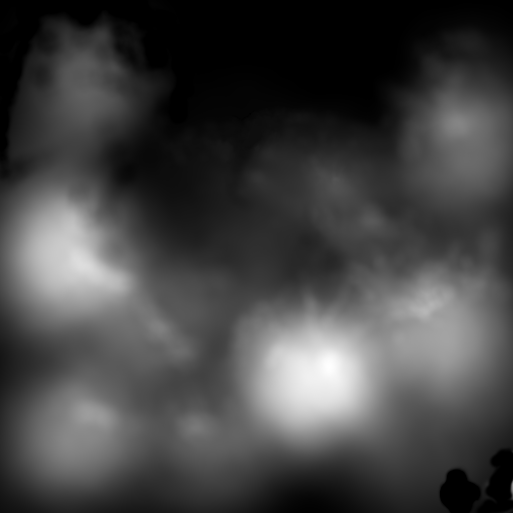
#> input picture simulation/models/Harmonic/materials/textures/Heightmap.png, 513 x 513 px, found by its file name
$ python convert_heightmap.py
#> lines starting #> are read from the running program, lines starting #| are printed output that depends on the picture
#!/usr/bin/env python3
"""
Convert 16-bit grayscale heightmap to colored topographic map and terrain-rgb DEM.

Input: Heightmap.png (513x513, 16-bit grayscale)
Outputs:
  - topographic_map.png (RGB colorized for 2D display)
  - terrain_rgb.png (Mapbox terrain-rgb encoded DEM for 3D terrain)

Terrain-RGB encoding:
  height = -10000 + ((R * 256 * 256 + G * 256 + B) * 0.1)
"""

import numpy as np
from PIL import Image
import os

# Configuration
INPUT_HEIGHTMAP = "/home/lecrabe/dev/evolutek/artefac-drone-defense/simulation/models/Harmonic Terrain/materials/textures/Heightmap.png"
OUTPUT_TOPO = "/home/lecrabe/dev/evolutek/artefac-drone-defense/frontend/public/terrain/topographic_map.png"
OUTPUT_DEM = "/home/lecrabe/dev/evolutek/artefac-drone-defense/frontend/public/terrain/terrain_rgb.png"
MAX_HEIGHT_METERS = 201.66  # From model.sdf

# Topographic color gradient (normalized 0-1)
# Format: [(altitude_fraction, (R, G, B))]
COLOR_STOPS = [
    (0.0, (34, 102, 51)),      # Dark green (low valleys)
    (0.2, (102, 153, 51)),     # Light green (plains)
    (0.4, (204, 204, 102)),    # Yellow (hills)
    (0.6, (153, 102, 51)),     # Brown (mountains)
    (0.8, (204, 153, 102)),    # Light brown (high peaks)
    (1.0, (255, 255, 255)),    # White (snow caps)
]


def interpolate_color(value, stops):
    """Interpolate RGB color from gradient stops."""
    value = np.clip(value, 0.0, 1.0)

    for i in range(len(stops) - 1):
        low_stop, low_color = stops[i]
        high_stop, high_color = stops[i + 1]

        if low_stop <= value <= high_stop:
            # Linear interpolation between two stops
            t = (value - low_stop) / (high_stop - low_stop)
            r = int(low_color[0] + t * (high_color[0] - low_color[0]))
            g = int(low_color[1] + t * (high_color[1] - low_color[1]))
            b = int(low_color[2] + t * (high_color[2] - low_color[2]))
            return (r, g, b)

    return stops[-1][1]  # Return highest color if above range


def convert_heightmap_to_topographic():
    """Convert 16-bit heightmap to colorized topographic map."""
    print(f"🗺️  Converting heightmap to topographic map...")
    print(f"Input: {INPUT_HEIGHTMAP}")
    print(f"Output: {OUTPUT_TOPO}")

    # Load 16-bit heightmap
    heightmap = Image.open(INPUT_HEIGHTMAP)
#> heightmap is the input picture: PIL image 513x513 I;16; min 0, max 22024, mean 5871.2
    height_array = np.array(heightmap, dtype=np.float32)

    print(f"Heightmap size: {height_array.shape}")
#| Heightmap size: (513, 513)
    print(f"Value range: {height_array.min():.0f} - {height_array.max():.0f} (16-bit)")
#| Value range: 0 - 22024 (16-bit)

    # Normalize to 0-1 (16-bit range is 0-65535)
    normalized = height_array / 65535.0
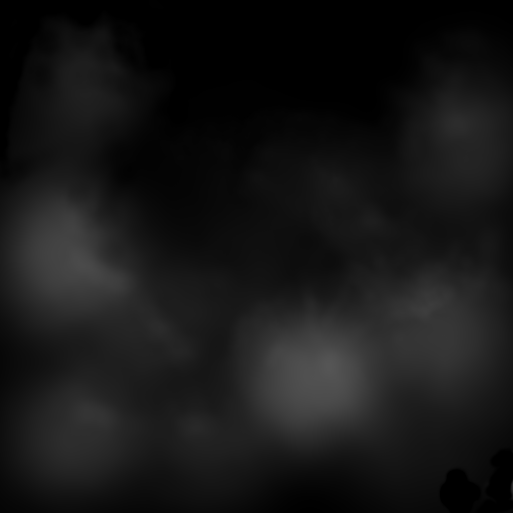
#> normalized: shape (513, 513) float32; min 0, max 0.336, mean 0.0896

    print(f"Normalized range: {normalized.min():.3f} - {normalized.max():.3f}")
#| Normalized range: 0.000 - 0.336

    # Create RGB output
    height, width = normalized.shape
#> height = 513; width = 513
    rgb_array = np.zeros((height, width, 3), dtype=np.uint8)

    # Apply color gradient
    print("Applying topographic color gradient...")
    for y in range(height):
        for x in range(width):
            altitude_fraction = normalized[y, x]
            rgb_array[y, x] = interpolate_color(altitude_fraction, COLOR_STOPS)
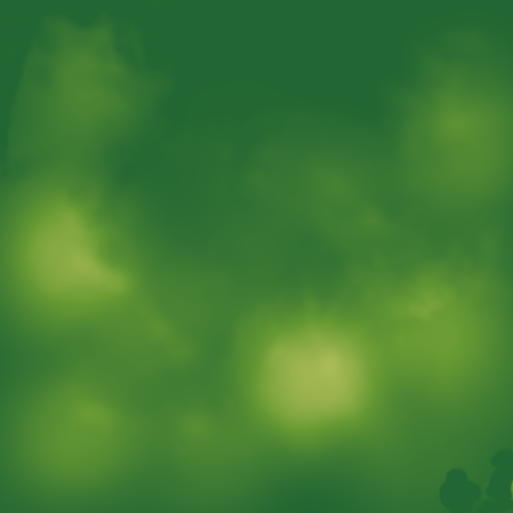
#> rgb_array: shape (513, 513, 3); mean of channels 0, 1, 2 64.7, 124.4, 51.9; drawn as R, G, B

    # Save output
    os.makedirs(os.path.dirname(OUTPUT_TOPO), exist_ok=True)
    output_image = Image.fromarray(rgb_array, mode='RGB')
    output_image.save(OUTPUT_TOPO, 'PNG', optimize=True)

    print(f"✅ Topographic map saved: {OUTPUT_TOPO}")
    print(f"Size: {output_image.size}")
#| Size: (513, 513)

    # Calculate statistics
    avg_altitude = normalized.mean() * MAX_HEIGHT_METERS
    max_altitude = normalized.max() * MAX_HEIGHT_METERS
    min_altitude = normalized.min() * MAX_HEIGHT_METERS

    print(f"\n📊 Terrain Statistics:")
    print(f"  Min altitude: {min_altitude:.2f}m")
#|   Min altitude: 0.00m
    print(f"  Max altitude: {max_altitude:.2f}m")
#|   Max altitude: 67.77m
    print(f"  Avg altitude: {avg_altitude:.2f}m")
#|   Avg altitude: 18.07m
    print(f"  Relief: {max_altitude - min_altitude:.2f}m")
#|   Relief: 67.77m


def convert_heightmap_to_terrain_rgb():
    """Convert 16-bit heightmap to Mapbox terrain-rgb format for 3D terrain."""
    print(f"\n🏔️  Converting heightmap to terrain-rgb DEM...")
    print(f"Input: {INPUT_HEIGHTMAP}")
    print(f"Output: {OUTPUT_DEM}")

    # Load 16-bit heightmap
    heightmap = Image.open(INPUT_HEIGHTMAP)
    height_array = np.array(heightmap, dtype=np.float32)

    # Normalize to 0-1 then scale to meters
    normalized = height_array / 65535.0
    height_meters = normalized * MAX_HEIGHT_METERS

    print(f"Height range: {height_meters.min():.2f}m - {height_meters.max():.2f}m")
#| Height range: 0.00m - 67.77m

    # Mapbox terrain-rgb encoding: height = -10000 + ((R * 256² + G * 256 + B) * 0.1)
    # Rearranged: (height + 10000) / 0.1 = R * 256² + G * 256 + B
    encoded_height = ((height_meters + 10000) / 0.1).astype(np.uint32)

    # Extract RGB channels
    R = (encoded_height // (256 * 256)) % 256
#> R: shape (513, 513) uint32; every value is 1
    G = (encoded_height // 256) % 256
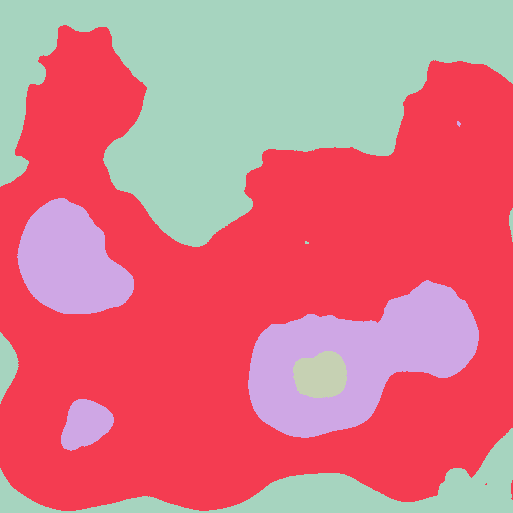
#> G: shape (513, 513) uint32; 4 distinct labels, from 134 to 137; one colour per label, 0 black
    B = encoded_height % 256
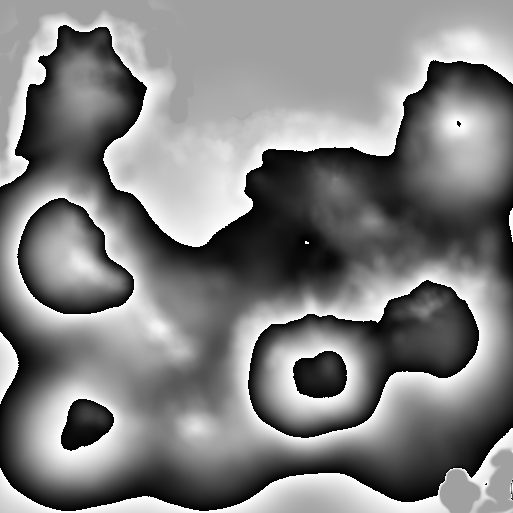
#> B: shape (513, 513) uint32; min 0, max 255, mean 129

    # Stack into RGB image
    height, width = height_array.shape
    rgb_array = np.zeros((height, width, 3), dtype=np.uint8)
    rgb_array[:, :, 0] = R
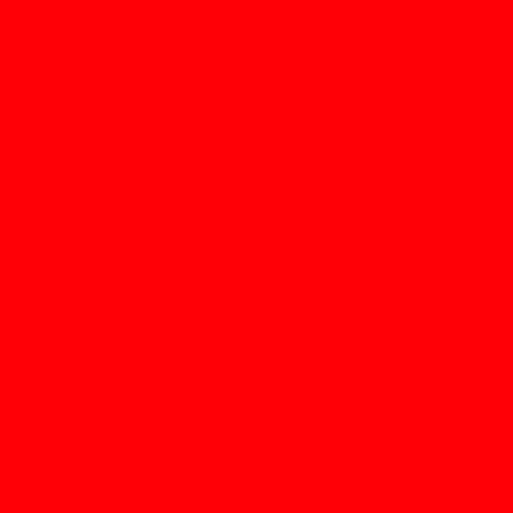
#> rgb_array: shape (513, 513, 3); mean of channels 0, 1, 2 1, 0, 0; drawn with 1 as white
    rgb_array[:, :, 1] = G
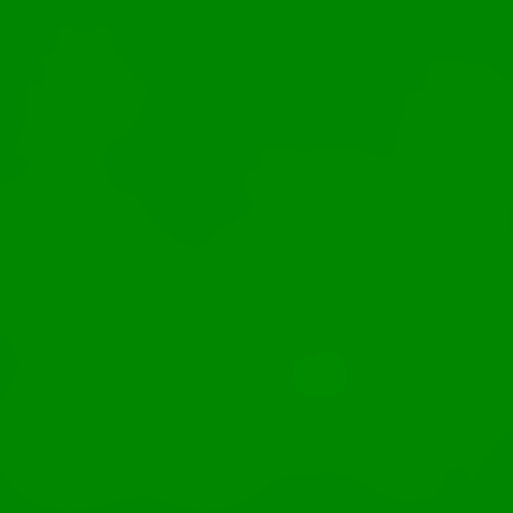
#> rgb_array: shape (513, 513, 3); mean of channels 0, 1, 2 1, 134.8, 0; drawn as R, G, B
    rgb_array[:, :, 2] = B
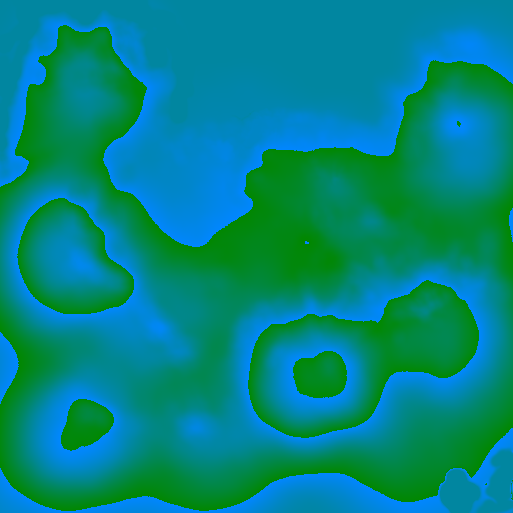
#> rgb_array: shape (513, 513, 3); mean of channels 0, 1, 2 1, 134.8, 129; drawn as R, G, B

    # Save output (no compression for precision)
    os.makedirs(os.path.dirname(OUTPUT_DEM), exist_ok=True)
    output_image = Image.fromarray(rgb_array, mode='RGB')
    output_image.save(OUTPUT_DEM, 'PNG', compress_level=0)

    print(f"✅ Terrain-RGB DEM saved: {OUTPUT_DEM}")
    print(f"Size: {output_image.size}")
#| Size: (513, 513)

    # Verify encoding (sample center pixel)
    center_y, center_x = height // 2, width // 2
    sample_r = int(R[center_y, center_x])
    sample_g = int(G[center_y, center_x])
    sample_b = int(B[center_y, center_x])
    decoded_height = -10000 + ((sample_r * 256 * 256 + sample_g * 256 + sample_b) * 0.1)
    original_height = height_meters[center_y, center_x]

    print(f"\n🔍 Encoding verification (center pixel):")
    print(f"  Original height: {original_height:.2f}m")
#|   Original height: 13.00m
    print(f"  RGB: ({sample_r}, {sample_g}, {sample_b})")
#|   RGB: (1, 135, 33)
    print(f"  Decoded height: {decoded_height:.2f}m")
#|   Decoded height: 12.90m
    print(f"  Error: {abs(decoded_height - original_height):.4f}m")
#|   Error: 0.0978m


if __name__ == "__main__":
    convert_heightmap_to_topographic()
    convert_heightmap_to_terrain_rgb()
